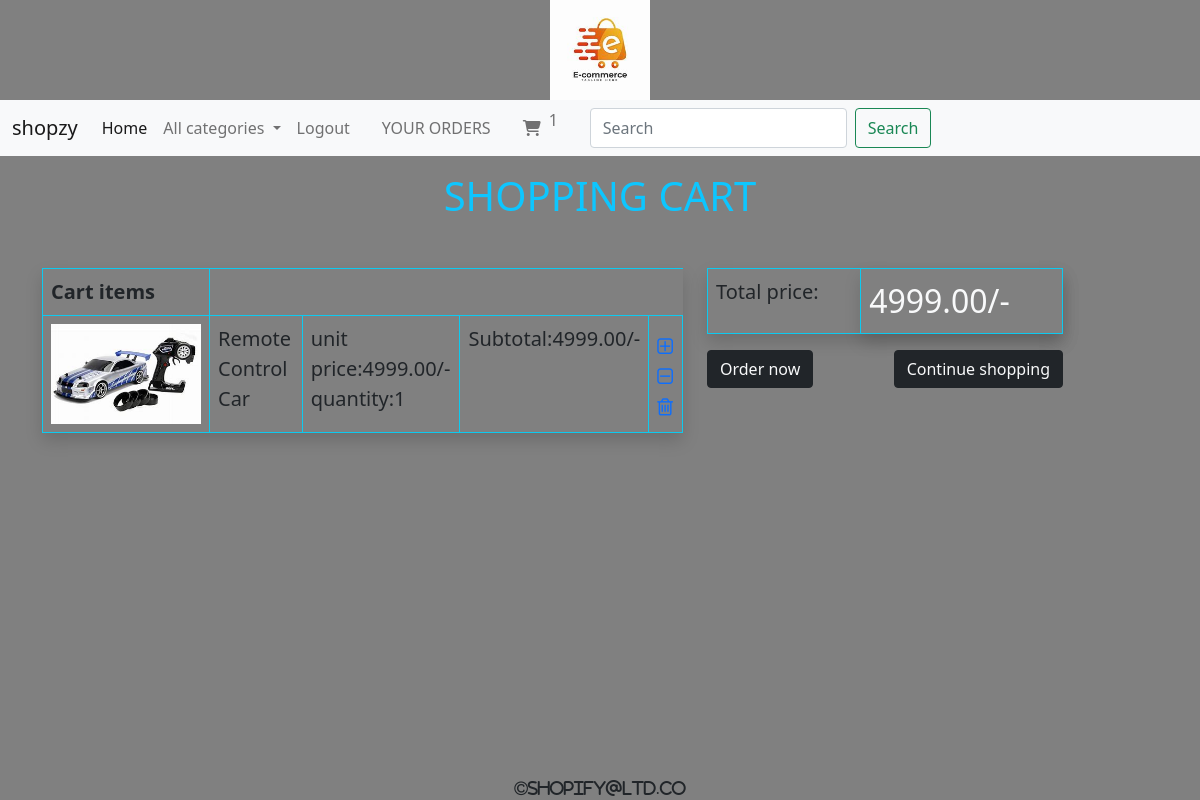
The app's page /cart/cartview/ (signed in) with its own data.
### cart/models.py (models this page shows)
class Cart(models.Model):  #cart table defenition
    product = models.ForeignKey(Product, on_delete=models.CASCADE)
    user = models.ForeignKey(User, on_delete=models.CASCADE)
    quantity = models.IntegerField(default=1)
    date_added = models.DateTimeField(auto_now_add=True)
    def subtotal(self):
        return self.product.price * self.quantity

### shop/models.py (models this page shows, shortened)
class Product(models.Model):
    name=models.CharField(max_length=20)
    desc=models.TextField()
    image=models.ImageField(upload_to="products")
    price=models.DecimalField(max_digits=10,decimal_places=2)
    stock=models.IntegerField()
    available=models.BooleanField(default=True)
    created=models.DateTimeField(auto_now_add=True)
    updated=models.DateTimeField(auto_now=True)
    category=models.ForeignKey(Category,on_delete=models.CASCADE)

### cart/views.py (the view)
# urls.py: path('cartview/',views.cart_view,name="cartview"),
@login_required
def cart_view(request):
    u=request.user
    total = 0
    c = Cart.objects.filter(user=u)
    for i in c:
        total += i.quantity * i.product.price
    context={'cart':c,'total': total}
    return render(request,'cart.html',context)

### cart/context_processors.py (called while the page is built)
def count_items(request):
    u=request.user
    count=0
    if request.user.is_authenticated:
        try:
            c=Cart.objects.filter(user=u)
            for i in c:
                count+=i.quantity
        except:
                count=0
    return {'c':count}

### shop/context_processors.py (called while the page is built)
def menu_links(request):
    c=Category.objects.all()
    return {'link':c}#we can use this data globally across all webpages inside our app

### templates/cart.html
{% extends 'base.html' %}
{% load static %}
{% block content %}
<h1 class="mt-3 text-center" style="color:#0dc6ff;">SHOPPING CART</h1>
<div class="container mt-5" style=" color:#F8F4E1; font-size: 20px;">
<div class="row text-light" >
    <div class="col-7">
        <table class="table table-bordered border-secondary shadow border-info">
            <tr colspan="6">
                <th>Cart items</th></tr>
                {% for i in cart %}
                <tr>
                    <td><img src="{{i.product.image.url}}" height="80%" width="150px"></td>
                    <td>{{i.product.name}}</td>
                    <td>unit price:{{i.product.price}}/- <br>quantity:{{i.quantity}}</td>
                    <td>Subtotal:{{ i.subtotal }}/-</td>
                    <td class="pt-3">
                        {% if i.product.stock > 0 %}
                        <a href="{% url 'cart:addtocart' i.product.id %}"><i class="fa fa-plus-square-o" aria-hidden="true"></i></a>
                         <a href="{% url 'cart:cartremove' i.product.id %}"><i class="fa fa-minus-square-o" aria-hidden="true"></i></a>
                         <a href="{% url 'cart:cartdelete' i.product.id %}"><i class="fa fa-trash-o" aria-hidden="true"></i></a>
                    </td>
                    {% else %}
                     <a href="{% url 'cart:cartremove' i.product.id %}"><i class="fa fa-minus-square-o" aria-hidden="true"></i></a>
                         <a href="{% url 'cart:cartdelete' i.product.id %}"><i class="fa fa-trash-o" aria-hidden="true"></i></a>
                    {% endif %}
            </tr>
            {% endfor %}
        </table>
    </div>
    <div class="col-4">
        <table class="table table-bordered border-secondary shadow border-info">
            <tr colspan="4">
                <td>Total price:</td>
                <td class="fs-2  text-light shadow">{{total}}/- </td>
            </tr>
        </table>
        <div class="d-flex justify-content-between ">
        <a href="{% url 'cart:order' %}" class="btn btn-dark text-light">Order now</a>
        <a href="{% url 'shop:categories' %}" class="btn btn-dark text-light">Continue shopping</a>
        </div>
    </div>
</div>
</div>
{% endblock %}

### static/css/style.css (style rules this page uses)
body { background-color:gray; }

### records on screen
Cart: product.image (picture), product.name "Remote Control Car", product.price "4999.00", quantity "1", subtotal "4999.00"

### other values on screen
{{ c }} "1"
{{ total }} "4999.00"
